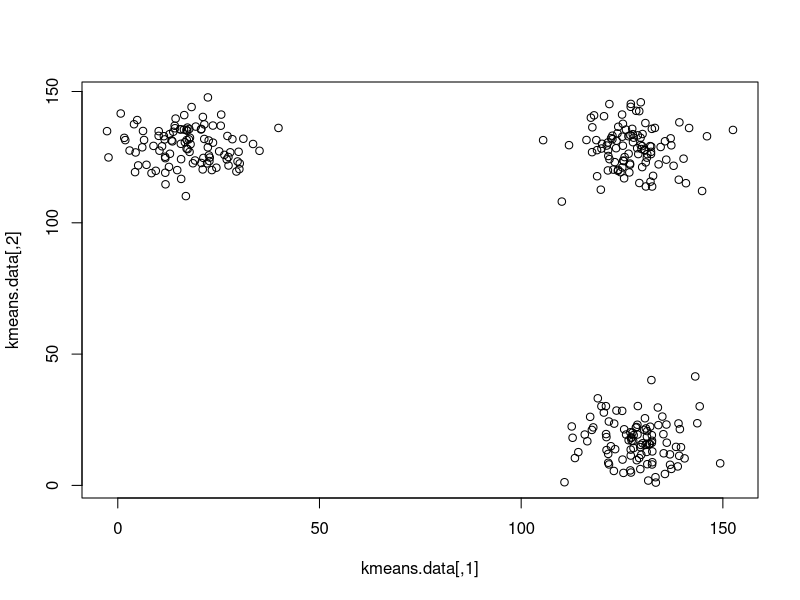
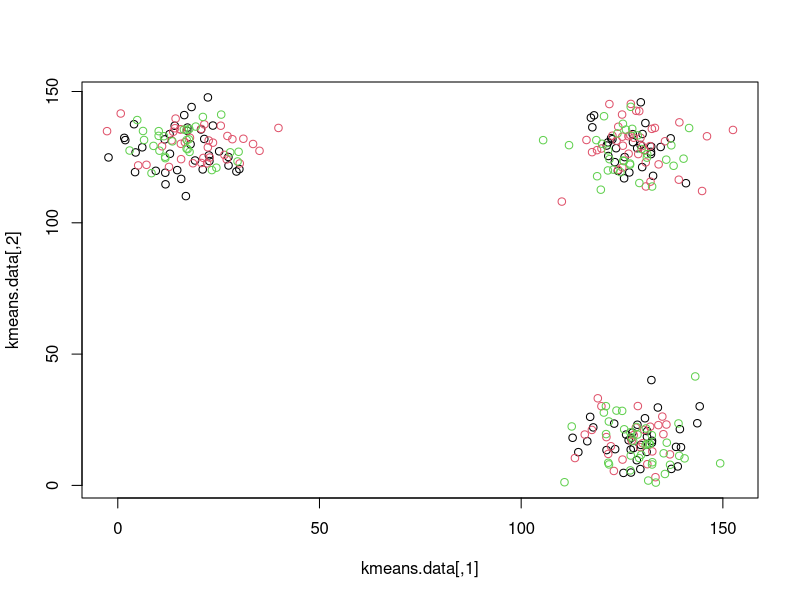

The R source for these figures, in order: (Note: this script raises an error after producing the figures.)
## ---- chunk 1
knitr::opts_chunk$set(echo = TRUE)
## ---- chunk 2
cluster_1 <- c(10, 7, 10, 11, 9)
cluster_2 <- c(23, 22, 19, 22, 21)
## ---- chunk 3
cluster_1.prototype <- mean(cluster_1)
cluster_2.prototype <- mean(cluster_2)
## ---- chunk 4
word_cluster <- c("dog", "doc", "dot", "bog", "log")
## ---- chunk 5
c.size <- 100
c1.true <- c(16, 128)
c2.true <- c(128, 16)
c3.true <- c(128, 128)
c1.gen <- cbind(rnorm(c.size, mean=c1.true[1], sd=8), rnorm(c.size, mean=c1.true[2], sd=8))
c2.gen <- cbind(rnorm(c.size, mean=c2.true[1], sd=8), rnorm(c.size, mean=c2.true[2], sd=8))
c3.gen <- cbind(rnorm(c.size, mean=c3.true[1], sd=8), rnorm(c.size, mean=c3.true[2], sd=8))

kmeans.data <- rbind(c1.gen, c2.gen, c3.gen)
plot(kmeans.data)
## ---- chunk 6
euclidean.distance.2d <- function(a, b) {  return(sqrt((a[1] - b[1])**2 + (a[2] - b[2])**2)) }

k <- 3
## ---- chunk 7
# To do this, we can shuffle our data around then assign the first third of the data to cluster 1, the second third 
# to cluster 2, and the last third of the data to cluster 3. 
kmeans.data <- kmeans.data[sample(nrow(kmeans.data)),] 
cluster.ids <- rep(1:3, rep(nrow(kmeans.data)/k, k))
cluster.centroids <- rep(0, k)
## ---- chunk 8
plot(kmeans.data, col=cluster.ids)
## ---- chunk 9
while (TRUE) {
  # Step 2: Update cluster centroids.
  c.sizes <- rep(0, k)                   # Used to keep track of cluster sizes.
  c.totals <- matrix(0, nrow=k, ncol=2)  # Used to keep track of cluster magnitudes (intermediate step in computing centroids)
  for (j in 1:length(cluster.ids)) {
    c.id <- cluster.ids[j]
    c.sizes[c.id] <- c.sizes[c.id] + 1
    c.totals[c.id,1] <- c.totals[c.id,1] + kmeans.data[j,1]
    c.totals[c.id,2] <- c.totals[c.id,2] + kmeans.data[j,2]
  }
  # Compute centroids.
  cluster.centroids <- c.totals / c.sizes
  
  # Step 3: Reassign data points to cluster with closest centroid.
  # If nothing changes, we'll say that clustering has converged.
  something_changed <- FALSE
  for (j in 1:length(cluster.ids)) {
    min_dist <- Inf
    c.id <- 0
    for (c in 1:k) {
      dist <- euclidean.distance.2d(kmeans.data[j,], cluster.centroids[c,])
      if (dist < min_dist) {
        min_dist <- dist
        c.id <- c
      }
    }
    if (c.id != cluster.ids[j]) { something_changed <- TRUE }
    cluster.ids[j] <- c.id
  }
  if (!something_changed) { break }
}
## ---- chunk 10
plot(kmeans.data, col=cluster.ids)
## ---- chunk 11
kmeans.cluster <- kmeans(kmeans.data, k, 1000)
plot(kmeans.data, col=kmeans.cluster[["cluster"]])
## ---- chunk 12
hclust.data <- kmeans.data#rnorm(100, floor(runif(5, 1, 100)), 10)
## ---- chunk 13

dissim.mat <- dist(hclust.data)
